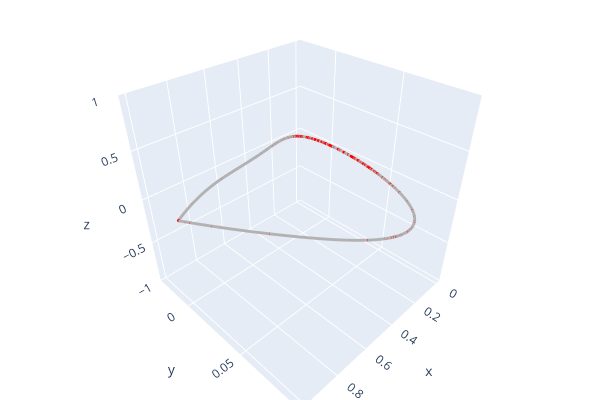

Write notebook code for a chart like this one.
### Code cell
# 2) Forward pass to get logits and critical indices
with torch.no_grad():
    logits, crit_idxs, _ = classifier37(points.unsqueeze(0).transpose(2, 1))  # crit_idxs: (1, C)
    crit_idxs = crit_idxs[0]                                                # (C,)
    crit_idxs = torch.unique(crit_idxs)                                     # unique indices

# 3) Build point clouds for visualization
all_pts  = points.cpu().numpy()                   # (N, 3)
crit_pts = all_pts[crit_idxs.cpu().numpy()]       # (M, 3) with M <= C

# Open3D requires colors in [0, 1]
import open3d as o3
import numpy as np

grey = np.array([0.7, 0.7, 0.7])
red  = np.array([1.0, 0.0, 0.0])

pc_all = o3.geometry.PointCloud()
pc_all.points = o3.utility.Vector3dVector(all_pts)
pc_all.colors = o3.utility.Vector3dVector(np.repeat(grey[None, :], all_pts.shape[0], axis=0))

pc_crit = o3.geometry.PointCloud()
pc_crit.points = o3.utility.Vector3dVector(crit_pts)
pc_crit.colors = o3.utility.Vector3dVector(np.repeat(red[None, :], crit_pts.shape[0], axis=0))

o3.visualization.draw_plotly([pc_all, pc_crit])   # or draw(pc_all); draw(pc_crit) locally

### Figure 1 — Plotly figure (JSON) as saved in the notebook; plotly's stock layout.template omitted (floating-point values rounded to 4 significant figures; data arrays with more than 128 entries replaced by an {"elided": "..."} marker saying what was removed)
{"data": [{"marker": {"color": {"elided": "10000x3 float values"}, "size": 1}, "mode": "markers", "type": "scatter3d", "x": {"elided": "10000 float values"}, "y": {"elided": "10000 float values"}, "z": {"elided": "10000 float values"}}, {"marker": {"color": {"elided": "323x3 float values"}, "size": 1}, "mode": "markers", "type": "scatter3d", "x": {"elided": "323 float values"}, "y": {"elided": "323 float values"}, "z": {"elided": "323 float values"}}], "layout": {"height": 400, "margin": {"b": 0, "l": 0, "r": 0, "t": 0}, "scene": {"camera": {"center": {"x": 0, "y": 0, "z": 0}, "up": {"x": 0, "y": 0, "z": 1}}}, "showlegend": false, "width": 600}}
